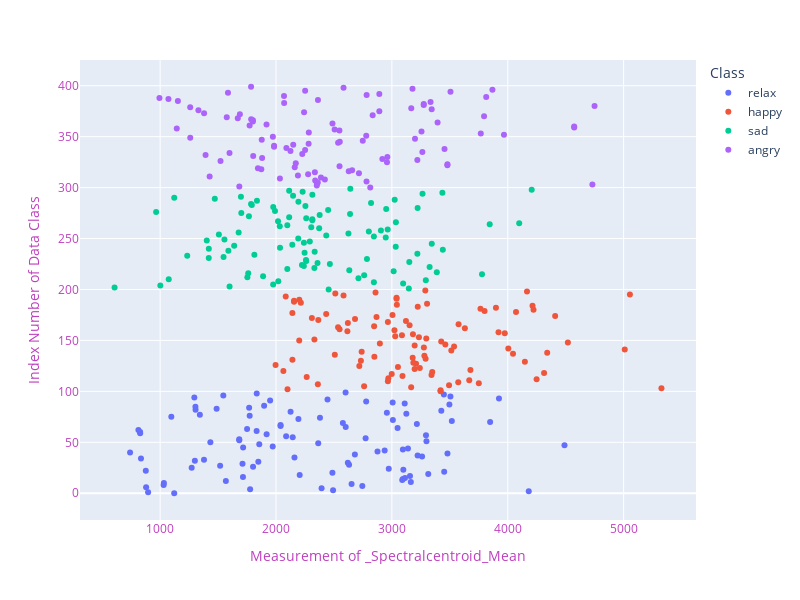
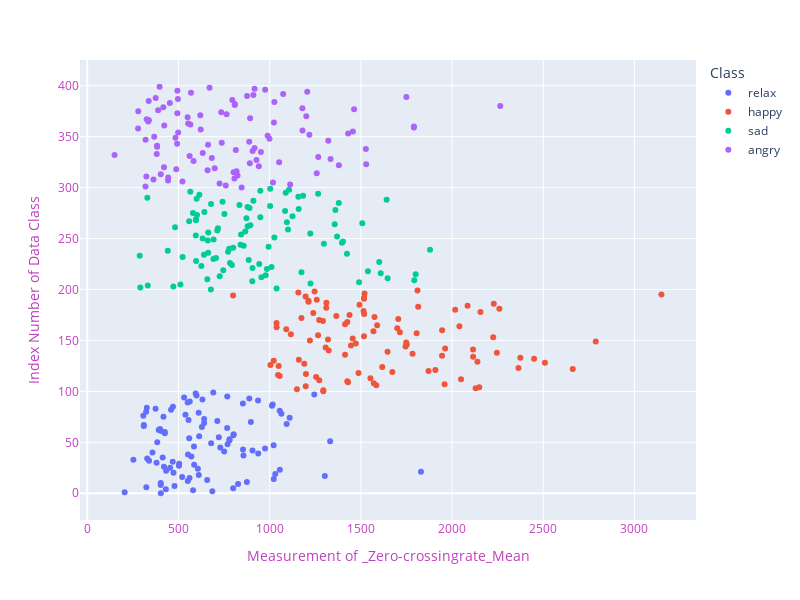

Write notebook code for charts like these, in order.
### Code cell
efct=["_Spectralcentroid_Mean","_Zero-crossingrate_Mean","_Brightness_Mean","_MFCC_Mean_1","_Spectralspread_Mean", 
      "_HarmonicChangeDetectionFunction_Mean"]   
for j in range(6) :        
    choice=efct[j]        
    fig = px.scatter(data_frame=mim, x=choice,color='Class')
    fig.update_layout(width=700, height=500,
                  xaxis=dict(title=f"Measurement of {choice}",color="#BF40BF"),
                 yaxis=dict(title="Index Number of Data Class",color="#BF40BF"))
    fig.show()
